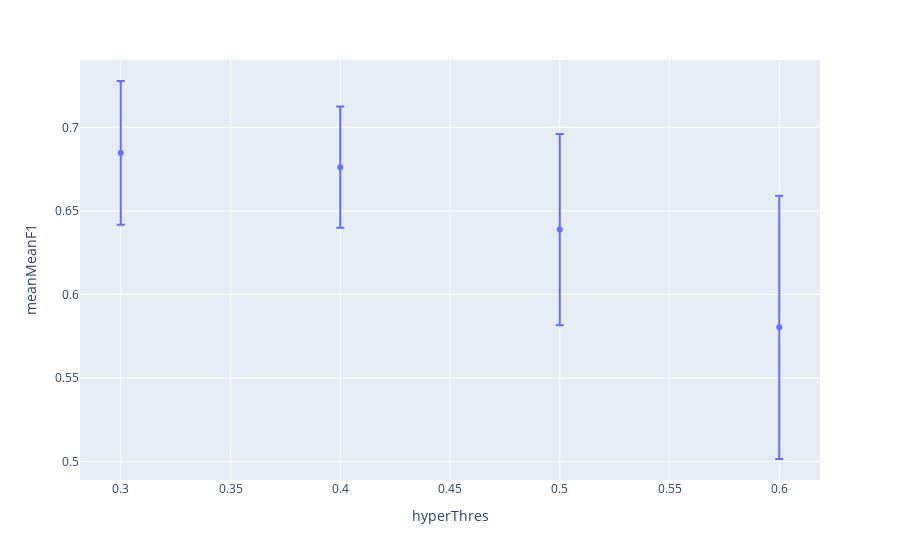

Notebook cell for this chart:
### Markdown cell above
## Graphical representation of the optimal point

### Code cell
aux=hyperParams[(hyperParams.hyperDepth==optimal.hyperDepth)&(hyperParams.hyperDuration==optimal.hyperDuration)&
                (hyperParams.hyperClose==optimal.hyperClose)&(hyperParams.hyperConfidence==optimal.hyperConfidence)].reset_index(drop=True)
px.scatter(aux,x='hyperThres',y='meanMeanF1',error_y='stdMeanF1')

### Figure 1 — Plotly figure (JSON) as saved in the notebook; plotly's stock layout.template omitted (floating-point values rounded to 4 significant figures)
{"data": [{"error_y": {"array": [0.04302, 0.03625, 0.05722, 0.07877]}, "hovertemplate": "hyperThres=%{x}<br>meanMeanF1=%{y}<extra></extra>", "legendgroup": "", "marker": {"color": "#636efa", "symbol": "circle"}, "mode": "markers", "name": "", "orientation": "v", "showlegend": false, "type": "scatter", "x": [0.3, 0.4, 0.5, 0.6], "xaxis": "x", "y": [0.6847, 0.6761, 0.6388, 0.5803], "yaxis": "y"}], "layout": {"legend": {"tracegroupgap": 0}, "margin": {"t": 60}, "xaxis": {"anchor": "y", "domain": [0, 1], "title": {"text": "hyperThres"}}, "yaxis": {"anchor": "x", "domain": [0, 1], "title": {"text": "meanMeanF1"}}}}
